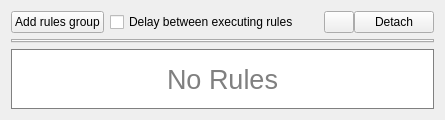
       <widget class="QWidget" name="tabRules">
        <attribute name="title">
         <string>Rules</string>
        </attribute>
        <layout class="QGridLayout" name="gridLayout_5">
         <item row="1" column="0" colspan="4">
          <widget class="QTabWidget" name="rulesTabs">
           <property name="contextMenuPolicy">
            <enum>Qt::DefaultContextMenu</enum>
           </property>
           <property name="currentIndex">
            <number>-1</number>
           </property>
           <property name="documentMode">
            <bool>false</bool>
           </property>
           <property name="tabsClosable">
            <bool>true</bool>
           </property>
           <property name="movable">
            <bool>true</bool>
           </property>
          </widget>
         </item>
         <item row="0" column="1">
          <widget class="QCheckBox" name="delauBetweenExecutingRules">
           <property name="accessibleName">
            <string>RULES_SAFE_MODE</string>
           </property>
           <property name="text">
            <string>Delay between executing rules</string>
           </property>
          </widget>
         </item>
         <item row="0" column="3">
          <layout class="QGridLayout" name="gridLayout_36">
           <property name="leftMargin">
            <number>0</number>
           </property>
           <property name="spacing">
            <number>0</number>
           </property>
           <item row="0" column="1">
            <widget class="QPushButton" name="detachRules">
             <property name="sizePolicy">
              <sizepolicy hsizetype="Maximum" vsizetype="Preferred">
               <horstretch>0</horstretch>
               <verstretch>0</verstretch>
              </sizepolicy>
             </property>
             <property name="accessibleName">
              <string>DETACH_TAB</string>
             </property>
             <property name="text">
              <string>Detach</string>
             </property>
            </widget>
           </item>
           <item row="0" column="0">
            <widget class="QPushButton" name="tabRulesOnTop">
             <property name="maximumSize">
              <size>
               <width>30</width>
               <height>16777215</height>
              </size>
             </property>
             <property name="accessibleName">
              <string/>
             </property>
             <property name="styleSheet">
              <string notr="true"/>
             </property>
             <property name="text">
              <string/>
             </property>
             <property name="icon">
              <iconset resource="QtResource.qrc">
               <normaloff>:/Resources/OnTop.png</normaloff>:/Resources/OnTop.png</iconset>
             </property>
             <property name="iconSize">
              <size>
               <width>16</width>
               <height>16</height>
              </size>
             </property>
             <property name="checkable">
              <bool>true</bool>
             </property>
            </widget>
           </item>
          </layout>
         </item>
         <item row="0" column="2">
          <spacer name="horizontalSpacer_4">
           <property name="orientation">
            <enum>Qt::Horizontal</enum>
           </property>
           <property name="sizeHint" stdset="0">
            <size>
             <width>13</width>
             <height>20</height>
            </size>
           </property>
          </spacer>
         </item>
         <item row="0" column="0">
          <widget class="QPushButton" name="buttonAddRuleGroup">
           <property name="sizePolicy">
            <sizepolicy hsizetype="Preferred" vsizetype="Fixed">
             <horstretch>0</horstretch>
             <verstretch>0</verstretch>
            </sizepolicy>
           </property>
           <property name="accessibleName">
            <string>ADD_RULES_GROUP</string>
           </property>
           <property name="text">
            <string>Add rules group</string>
           </property>
          </widget>
         </item>
         <item row="2" column="0" colspan="4">
          <widget class="QLabel" name="rulesNoMessage">
           <property name="sizePolicy">
            <sizepolicy hsizetype="Preferred" vsizetype="Expanding">
             <horstretch>0</horstretch>
             <verstretch>0</verstretch>
            </sizepolicy>
           </property>
           <property name="minimumSize">
            <size>
             <width>60</width>
             <height>60</height>
            </size>
           </property>
           <property name="font">
            <font>
             <pointsize>20</pointsize>
            </font>
           </property>
           <property name="accessibleName">
            <string>RULE_NOITEMS</string>
           </property>
           <property name="styleSheet">
            <string notr="true">border: 1px solid gray; background: white; color: gray</string>
           </property>
           <property name="text">
            <string>No Rules</string>
           </property>
           <property name="alignment">
            <set>Qt::AlignCenter</set>
           </property>
           <property name="wordWrap">
            <bool>true</bool>
           </property>
           <property name="margin">
            <number>4</number>
           </property>
          </widget>
         </item>
        </layout>
       </widget>
